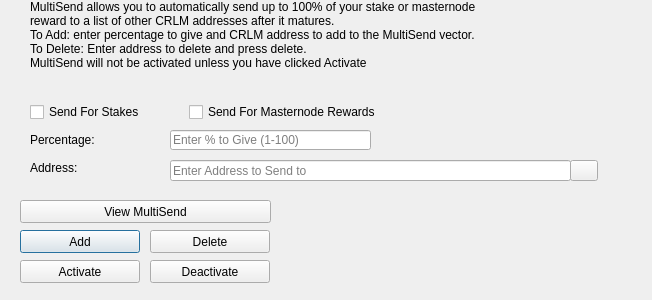
<?xml version="1.0" encoding="UTF-8"?>
<ui version="4.0">
 <class>MultiSendDialog</class>
 <widget class="QDialog" name="MultiSendDialog">
  <property name="windowModality">
   <enum>Qt::NonModal</enum>
  </property>
  <property name="geometry">
   <rect>
    <x>0</x>
    <y>0</y>
    <width>652</width>
    <height>300</height>
   </rect>
  </property>
  <property name="windowTitle">
   <string>MultiSend</string>
  </property>
  <widget class="QLineEdit" name="multiSendPercentEdit">
   <property name="geometry">
    <rect>
     <x>170</x>
     <y>130</y>
     <width>201</width>
     <height>20</height>
    </rect>
   </property>
   <property name="toolTip">
    <string>Enter whole numbers 1 - 100</string>
   </property>
   <property name="placeholderText">
    <string>Enter % to Give (1-100)</string>
   </property>
  </widget>
  <widget class="QLineEdit" name="multiSendAddressEdit">
   <property name="geometry">
    <rect>
     <x>170</x>
     <y>160</y>
     <width>401</width>
     <height>21</height>
    </rect>
   </property>
   <property name="toolTip">
    <string/>
   </property>
   <property name="placeholderText">
    <string>Enter Address to Send to</string>
   </property>
  </widget>
  <widget class="QLabel" name="label_2">
   <property name="geometry">
    <rect>
     <x>30</x>
     <y>0</y>
     <width>451</width>
     <height>121</height>
    </rect>
   </property>
   <property name="lineWidth">
    <number>1</number>
   </property>
   <property name="text">
    <string>MultiSend allows you to automatically send up to 100% of your stake or masternode reward to a list of other CRLM addresses after it matures.
To Add: enter percentage to give and CRLM address to add to the MultiSend vector.
To Delete: Enter address to delete and press delete.
MultiSend will not be activated unless you have clicked Activate</string>
   </property>
   <property name="alignment">
    <set>Qt::AlignLeading|Qt::AlignLeft|Qt::AlignTop</set>
   </property>
   <property name="wordWrap">
    <bool>true</bool>
   </property>
  </widget>
  <widget class="QLabel" name="message">
   <property name="geometry">
    <rect>
     <x>290</x>
     <y>200</y>
     <width>351</width>
     <height>91</height>
    </rect>
   </property>
   <property name="text">
    <string/>
   </property>
  </widget>
  <widget class="QPushButton" name="addButton">
   <property name="geometry">
    <rect>
     <x>20</x>
     <y>230</y>
     <width>120</width>
     <height>23</height>
    </rect>
   </property>
   <property name="toolTip">
    <string/>
   </property>
   <property name="statusTip">
    <string>Add to MultiSend Vector</string>
   </property>
   <property name="text">
    <string>Add</string>
   </property>
  </widget>
  <widget class="QPushButton" name="disableButton">
   <property name="geometry">
    <rect>
     <x>150</x>
     <y>260</y>
     <width>120</width>
     <height>23</height>
    </rect>
   </property>
   <property name="statusTip">
    <string>Deactivate MultiSend</string>
   </property>
   <property name="text">
    <string>Deactivate</string>
   </property>
  </widget>
  <widget class="QPushButton" name="addressBookButton">
   <property name="geometry">
    <rect>
     <x>570</x>
     <y>160</y>
     <width>28</width>
     <height>21</height>
    </rect>
   </property>
   <property name="toolTip">
    <string>Choose an address from the address book</string>
   </property>
   <property name="text">
    <string/>
   </property>
   <property name="icon">
    <iconset resource="../corallium.qrc">
     <normaloff>:/icons/address-book</normaloff>:/icons/address-book</iconset>
   </property>
   <property name="shortcut">
    <string>Alt+A</string>
   </property>
   <property name="autoDefault">
    <bool>false</bool>
   </property>
  </widget>
  <widget class="QLabel" name="label">
   <property name="geometry">
    <rect>
     <x>30</x>
     <y>130</y>
     <width>121</width>
     <height>20</height>
    </rect>
   </property>
   <property name="toolTip">
    <string>Percentage of stake to send</string>
   </property>
   <property name="text">
    <string>Percentage:</string>
   </property>
  </widget>
  <widget class="QLabel" name="label_5">
   <property name="geometry">
    <rect>
     <x>30</x>
     <y>160</y>
     <width>111</width>
     <height>16</height>
    </rect>
   </property>
   <property name="toolTip">
    <string>Address to send portion of stake to</string>
   </property>
   <property name="text">
    <string>Address:</string>
   </property>
  </widget>
  <widget class="QPushButton" name="deleteButton">
   <property name="geometry">
    <rect>
     <x>150</x>
     <y>230</y>
     <width>120</width>
     <height>23</height>
    </rect>
   </property>
   <property name="toolTip">
    <string/>
   </property>
   <property name="statusTip">
    <string>Delete Address From MultiSend Vector</string>
   </property>
   <property name="text">
    <string>Delete</string>
   </property>
  </widget>
  <widget class="QPushButton" name="activateButton">
   <property name="geometry">
    <rect>
     <x>20</x>
     <y>260</y>
     <width>120</width>
     <height>23</height>
    </rect>
   </property>
   <property name="statusTip">
    <string>Activate MultiSend</string>
   </property>
   <property name="text">
    <string>Activate</string>
   </property>
  </widget>
  <widget class="QPushButton" name="viewButton">
   <property name="geometry">
    <rect>
     <x>20</x>
     <y>200</y>
     <width>251</width>
     <height>23</height>
    </rect>
   </property>
   <property name="toolTip">
    <string/>
   </property>
   <property name="statusTip">
    <string>View MultiSend Vector</string>
   </property>
   <property name="text">
    <string>View MultiSend</string>
   </property>
  </widget>
  <widget class="QWidget" name="horizontalLayoutWidget">
   <property name="geometry">
    <rect>
     <x>30</x>
     <y>100</y>
     <width>351</width>
     <height>24</height>
    </rect>
   </property>
   <layout class="QHBoxLayout" name="horizontalLayout">
    <item>
     <widget class="QCheckBox" name="multiSendStakeCheckBox">
      <property name="text">
       <string>Send For Stakes</string>
      </property>
     </widget>
    </item>
    <item>
     <widget class="QCheckBox" name="multiSendMasternodeCheckBox">
      <property name="text">
       <string>Send For Masternode Rewards</string>
      </property>
     </widget>
    </item>
   </layout>
  </widget>
 </widget>
 <resources>
  <include location="../corallium.qrc"/>
 </resources>
 <connections/>
</ui>
